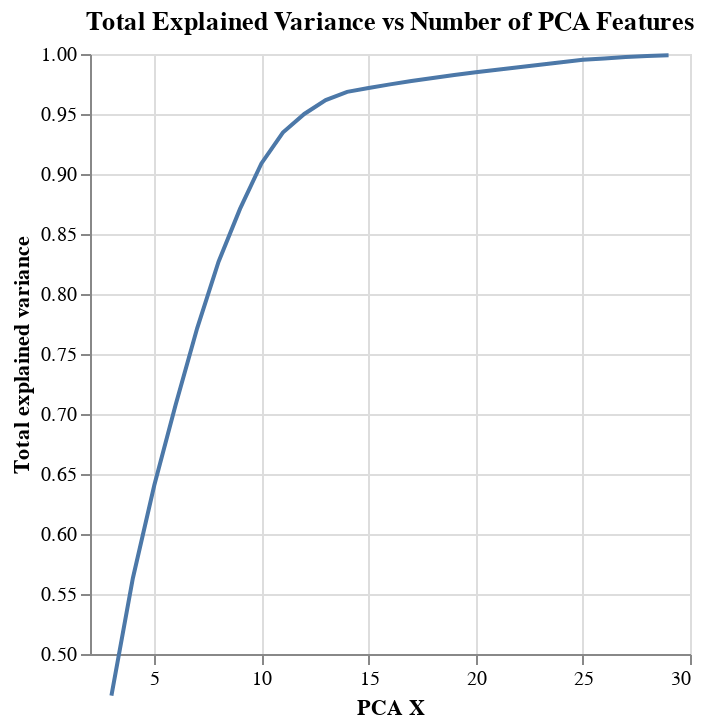

Write notebook code for a chart like this one.
### Markdown cell above
### PCA component number determination

### Code cell
alt.Chart(df_pca_explained,
          title= "Total Explained Variance vs Number of PCA Features").mark_line().encode(
    alt.X('x:Q').title("PCA X"),
    alt.Y('pca_explained_var:Q')\
        .scale(domain=(0.5,1))\
            .title("Total explained variance")
)

### Figure 1 — Vega-Lite specification as saved in the notebook (floating-point values rounded to 4 significant figures)
{"config": {"view": {"continuousWidth": 300, "continuousHeight": 300}}, "data": {"name": "data-129f63b3493228e408869da6584a0d55"}, "mark": {"type": "line"}, "encoding": {"x": {"field": "x", "title": "PCA X", "type": "quantitative"}, "y": {"field": "pca_explained_var", "scale": {"domain": [0.5, 1]}, "title": "Total explained variance", "type": "quantitative"}}, "title": "Total Explained Variance vs Number of PCA Features", "$schema": "https://vega.github.io/schema/vega-lite/v5.20.1.json", "datasets": {"data-129f63b3493228e408869da6584a0d55": [{"x": 3, "pca_explained_var": 0.4653}, {"x": 4, "pca_explained_var": 0.5632}, {"x": 5, "pca_explained_var": 0.6406}, {"x": 6, "pca_explained_var": 0.7079}, {"x": 7, "pca_explained_var": 0.7714}, {"x": 8, "pca_explained_var": 0.827}, {"x": 9, "pca_explained_var": 0.8709}, {"x": 10, "pca_explained_var": 0.9088}, {"x": 11, "pca_explained_var": 0.9345}, {"x": 12, "pca_explained_var": 0.95}, {"x": 13, "pca_explained_var": 0.9616}, {"x": 14, "pca_explained_var": 0.9685}, {"x": 15, "pca_explained_var": 0.9717}, {"x": 16, "pca_explained_var": 0.9747}, {"x": 17, "pca_explained_var": 0.9775}, {"x": 18, "pca_explained_var": 0.98}, {"x": 19, "pca_explained_var": 0.9825}, {"x": 20, "pca_explained_var": 0.9848}, {"x": 21, "pca_explained_var": 0.9869}, {"x": 22, "pca_explained_var": 0.989}, {"x": 23, "pca_explained_var": 0.9911}, {"x": 24, "pca_explained_var": 0.9932}, {"x": 25, "pca_explained_var": 0.9951}, {"x": 26, "pca_explained_var": 0.9963}, {"x": 27, "pca_explained_var": 0.9974}, {"x": 28, "pca_explained_var": 0.9983}, {"x": 29, "pca_explained_var": 0.999}]}}
